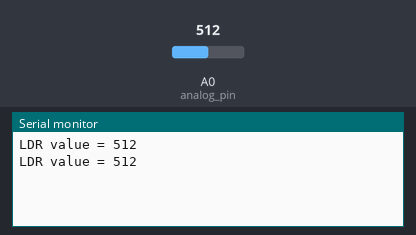
This sketch was run on a simulated Arduino Uno, built with avr-gcc and run on an emulated ATmega328P. On the bench: the last lines printed to the serial monitor. Inputs (shaded band) come from the test bench; at power-on: A0 (analog_pin) = 512.

Above: at 1.8 s.
1.9 s: A0 (analog_pin) set to 716
At 2.8 s:
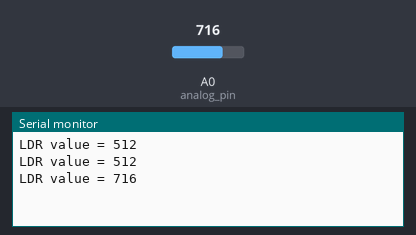
3.4 s: A0 (analog_pin) set to 900
At 4.3 s:
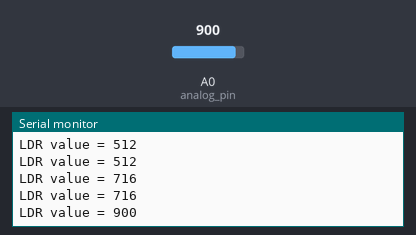
Timing chart, 0 to 6.4 s (numbered marks = the images above; inputs shaded):
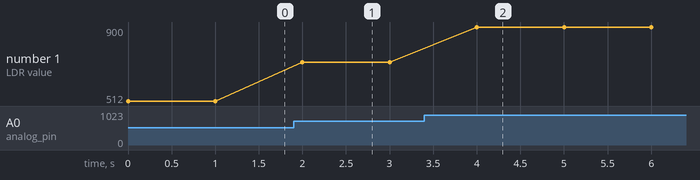

The sketch:

Workshop_LDR_read.ino
```cpp
#define analog_pin A0

int ldr_value = 0;

void setup() {
  Serial.begin(9600);
}

void loop() {
  ldr_value = analogRead(analog_pin); //อ่านค่า analog จากตัวแปร analog_pin
  Serial.print("LDR value = ");
  Serial.println(ldr_value); //เเสดงค่า ldr_value
  delay(1000);
}
```

Measured:
- after the input at 1.9 s, the serial monitor: prints a new line after 0.10 s (image 1)
- after the input at 3.4 s, the serial monitor: prints a new line after 0.60 s (image 2)
- plotted number 1: 512 → 716 after the input at 1.9 s, 716 → 900 after the input at 3.4 s
